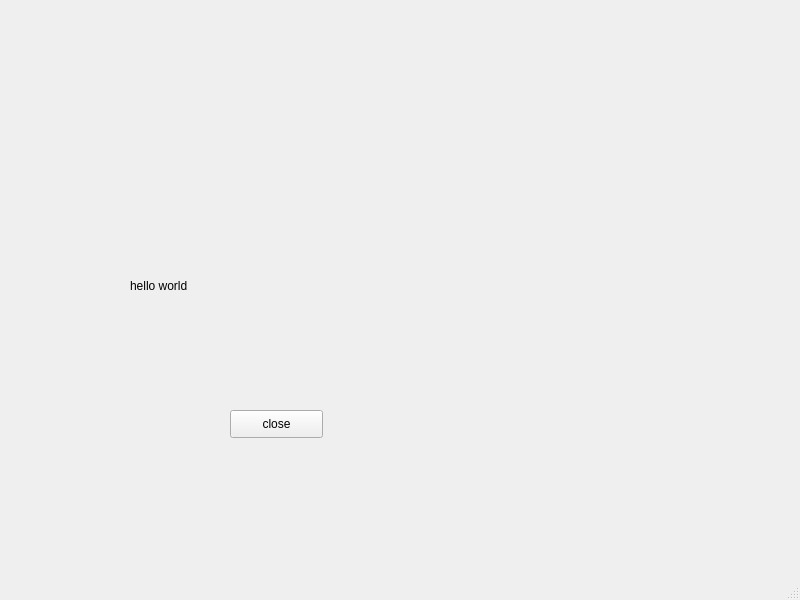
<?xml version="1.0" encoding="UTF-8"?>
<ui version="4.0">
 <class>MainWindow</class>
 <widget class="QMainWindow" name="MainWindow">
  <property name="geometry">
   <rect>
    <x>0</x>
    <y>0</y>
    <width>800</width>
    <height>600</height>
   </rect>
  </property>
  <property name="windowTitle">
   <string>MainWindow</string>
  </property>
  <widget class="QWidget" name="centralwidget">
   <widget class="QLabel" name="label">
    <property name="geometry">
     <rect>
      <x>130</x>
      <y>240</y>
      <width>191</width>
      <height>91</height>
     </rect>
    </property>
    <property name="text">
     <string>hello world</string>
    </property>
   </widget>
   <widget class="QPushButton" name="pushButton">
    <property name="geometry">
     <rect>
      <x>230</x>
      <y>410</y>
      <width>93</width>
      <height>28</height>
     </rect>
    </property>
    <property name="text">
     <string>close</string>
    </property>
   </widget>
  </widget>
  <widget class="QMenuBar" name="menubar">
   <property name="geometry">
    <rect>
     <x>0</x>
     <y>0</y>
     <width>800</width>
     <height>26</height>
    </rect>
   </property>
  </widget>
  <widget class="QStatusBar" name="statusbar"/>
 </widget>
 <resources/>
 <connections>
  <connection>
   <sender>pushButton</sender>
   <signal>clicked()</signal>
   <receiver>MainWindow</receiver>
   <slot>close()</slot>
   <hints>
    <hint type="sourcelabel">
     <x>276</x>
     <y>449</y>
    </hint>
    <hint type="destinationlabel">
     <x>399</x>
     <y>299</y>
    </hint>
   </hints>
  </connection>
 </connections>
</ui>
